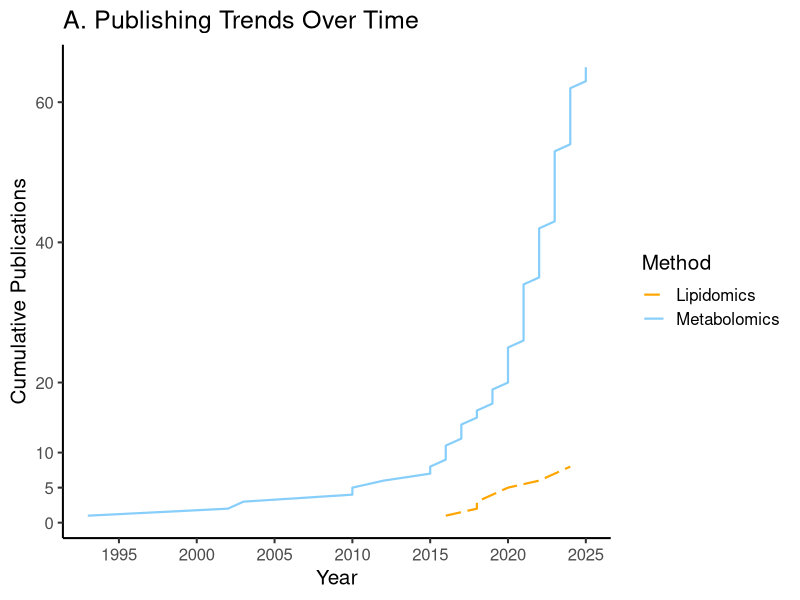
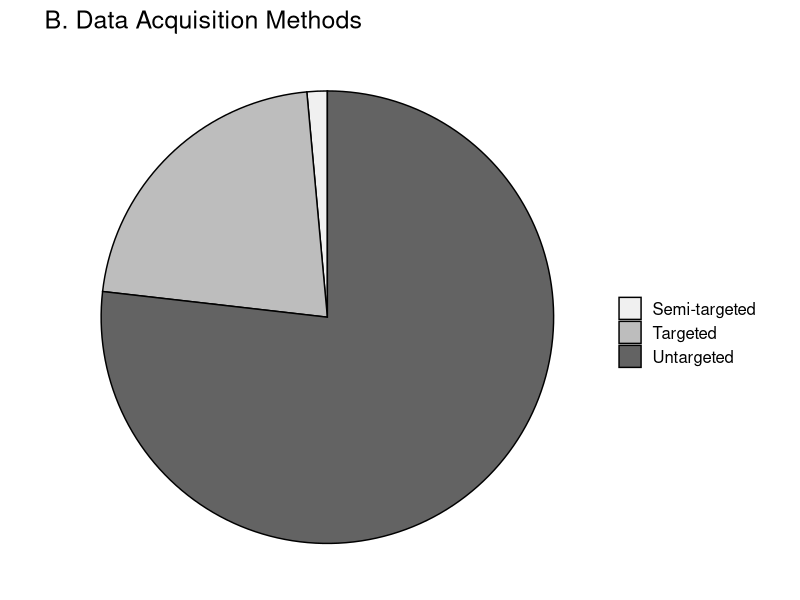
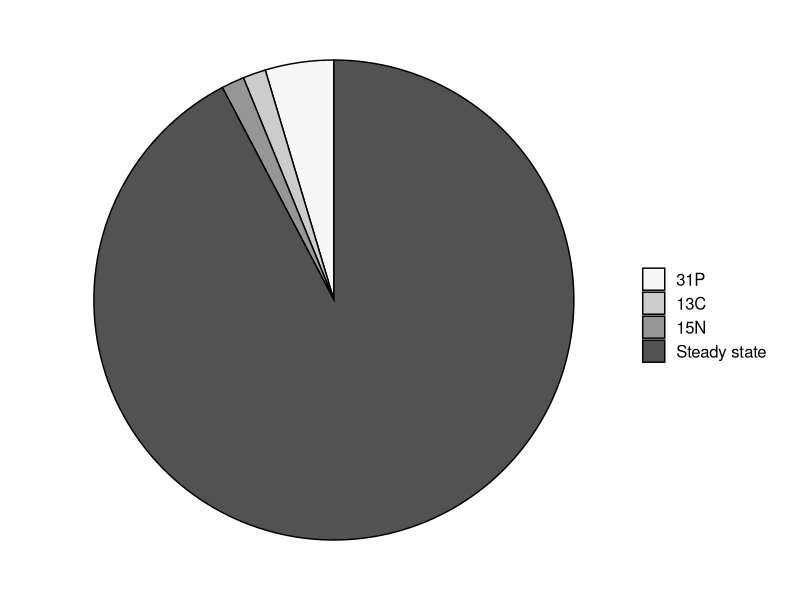
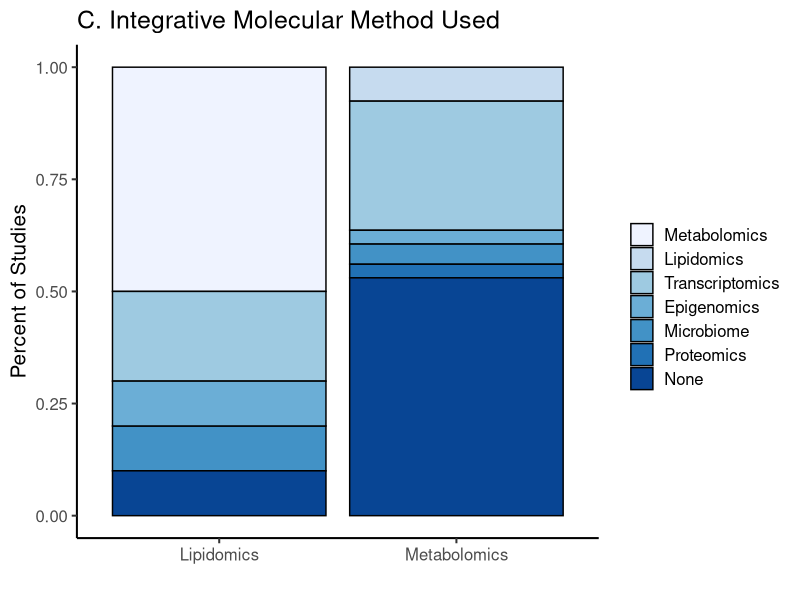
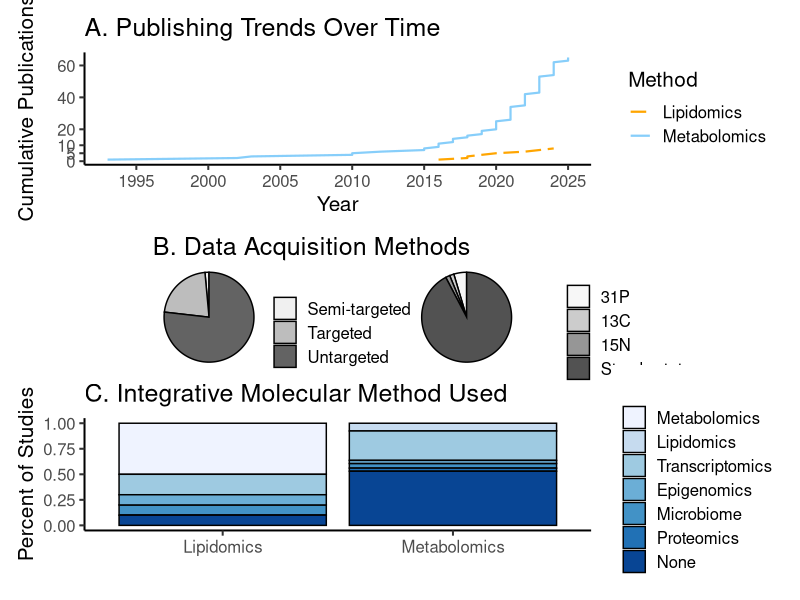
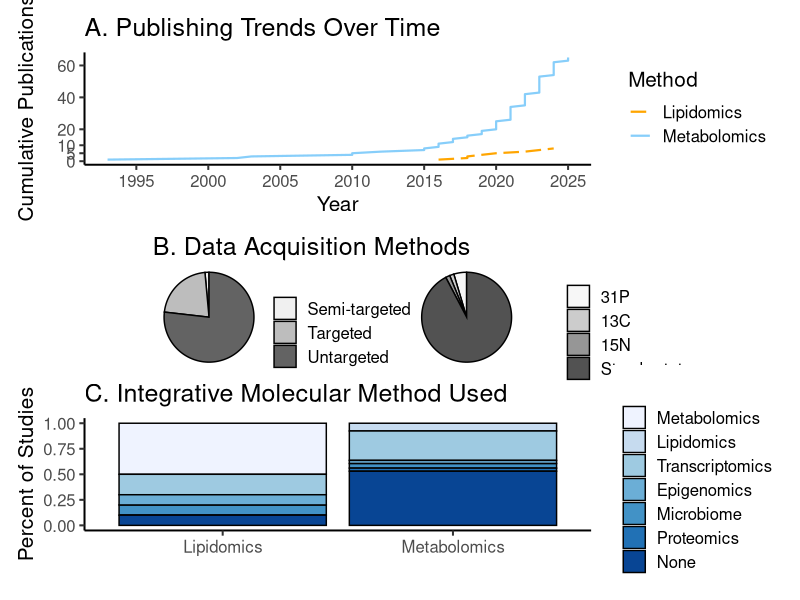

Recreate these plots in R, in order.
## ---- chunk 1
knitr::opts_chunk$set(echo = TRUE)
knitr::opts_knit$set(root.dir = normalizePath(".")) #Set root directory
## ---- chunk 2
getwd()
## ---- chunk 3
#install.packages("tidyverse")
#install.packages("RColorBrewer")
#install.packages("patchwork")
require(tidyverse)
require(RColorBrewer)
require(patchwork)
## ---- chunk 4
sessionInfo()
## ---- chunk 5
metadata <- read.csv("../metadata/2025-metabolomics-lipidomics-studies.csv", header = TRUE, col.names = c("Year", "Author", "Title", "Species", "Phyllum", "Stressor", "Method", "dataAcquisition", "Platform", "Type", "statisticalMethods", "enrichmentMethod", "physTraits", "otherOmicMethods", "integrativeAnalysis", "takeHomes", "Abstract", "DOI", "Source")) %>%
  dplyr::select(-c(takeHomes, Abstract, DOI))#Import study information. Change column names to be simple where appropriate. Remove columns that will not be used for figures
head(metadata)
## ---- chunk 6
panelAPlot <- metadata %>%
  dplyr::select(Year, Author, Method) %>%
  unique(.) %>%
  arrange(Year) %>%
  group_by(Method) %>%
  mutate(cumulative_count = row_number()) %>%
  ggplot(., aes(x = Year, y = cumulative_count, color = Method, linetype = Method)) +
  geom_line(linewidth = 0.75) +
  scale_y_continuous(name = "Cumulative Publications",
                     breaks = c(seq(0,10,5),
                                seq(20,60,20))) +
  scale_x_continuous(breaks = seq(1990, 2025, 5)) +
  scale_color_manual(values = c("orange", "lightskyblue")) +
  scale_linetype_manual(values = c("longdash", "solid")) +
  ggtitle("A. Publishing Trends Over Time") +
  theme_classic(base_size = 15)
panelAPlot
## ---- chunk 7
panelBPlot1 <- metadata %>%
  dplyr::select(Year, Author, dataAcquisition) %>%
  unique(.) %>%
  mutate(., dataAcquisition = gsub(pattern = "\\s*\\([^\\)]+\\)", replacement = "", x = dataAcquisition)) %>%
  mutate(., dataAcquisition = gsub(pattern = ", analyzed only those identified in database", replacement = "", x = dataAcquisition)) %>%
  mutate(., dataAcquisition = gsub(pattern = " ", replacement = "", x = dataAcquisition)) %>%
  group_by(., dataAcquisition) %>%
  summarize(., count = n()) %>%
  ggplot(mapping = aes(x = "", y = count, fill = dataAcquisition)) +
  geom_col(color = "black") +
  coord_polar(theta = "y") +
  scale_fill_manual(name = "",
                    values = brewer.pal(3, "Greys")) +
  ggtitle("B. Data Acquisition Methods") +
  theme_void(base_size = 15)
panelBPlot1
## ---- chunk 8
metadata %>%
  dplyr::select(Year, Author, dataAcquisition) %>%
  unique(.) %>%
  mutate(., dataAcquisition = gsub(pattern = "\\s*\\([^\\)]+\\)", replacement = "", x = dataAcquisition)) %>%
  mutate(., dataAcquisition = gsub(pattern = ", analyzed only those identified in database", replacement = "", x = dataAcquisition)) %>%
  mutate(., dataAcquisition = gsub(pattern = " ", replacement = "", x = dataAcquisition)) %>%
  group_by(., dataAcquisition) %>%
  summarize(., count = n())
## ---- chunk 9
panelBPlot2 <- metadata %>%
  filter(., Method == "Metabolomics") %>%
  dplyr::select(Year, Author, Type) %>%
  unique(.) %>%
  group_by(., Type) %>%
  summarize(., count = n()) %>%
  ggplot(mapping = aes(x = "", y = count, fill = Type)) +
  geom_col(color = "black") +
  coord_polar(theta = "y") +
  scale_fill_manual(name = "",
                    labels = c("31P", "13C", "15N", "Steady state"),
                    values = brewer.pal(4, "Greys")) +
  theme_void(base_size = 15)
panelBPlot2
## ---- chunk 10
metadata %>%
  dplyr::select(Year, Author, Method, otherOmicMethods) %>%
  unique(.) %>%
  pivot_longer(., cols = Method:otherOmicMethods,
               values_to = "Method") %>%
  dplyr::select(-name) %>%
  separate(., col = Method, into = c("Method", "Method2", "Method3"), sep = ", ")
#Only Rodfriguez-Casariego et al. 2024 (Methylation, transcriptome, microbiome, lipidomics) and Wei et al. 2015 (metabolomics, proteomics, and transcriptome) used two methods additional methods
## ---- chunk 11
intStudyTable <- metadata %>%
  dplyr::select(Year, Author, Method, otherOmicMethods) %>%
  unique(.) %>%
  pivot_longer(., cols = Method:otherOmicMethods,
               values_to = "Method") %>%
  dplyr::select(-name) %>%
  separate(., col = Method, into = c("Method", "Method2", "Method3"), sep = ", ") %>%
  pivot_longer(., cols = Method:Method3,
               values_to = "Method") %>%
  dplyr::select(-name) %>%
  filter(., is.na(Method) == FALSE) %>%
  filter(., Method != "None") %>%
  mutate(., Method = gsub(pattern = "16S microbial diversity", replacement = "Microbiome", x = Method)) %>%
  mutate(., Method = gsub(pattern = "16s microbial diversity", replacement = "Microbiome", x = Method)) %>%
  mutate(., Method = gsub(pattern = "Microbiome", replacement = "Microbiome", x = Method)) %>%
  mutate(., Method = gsub(pattern = "ITS2 microbiome", replacement = "Microbiome", x = Method)) %>%
  mutate(., Method = gsub(pattern = "ITS2 sequencing", replacement = "Microbiome", x = Method)) %>%
  mutate(., Method = gsub(pattern = "DNA methylation", replacement = "Epigenomics", x = Method)) %>%
  mutate(., Method = gsub(pattern = "Histone PTM", replacement = "Epigenomics", x = Method)) %>%
  mutate(., Method = gsub(pattern = "transcriptome", replacement = "Transcriptomics", x = Method)) %>%
  mutate(., Method = gsub(pattern = "RT-qPCR", replacement = "Transcriptomics", x = Method)) %>%
  mutate(., used = "Y") %>%
  pivot_wider(., names_from = "Method", values_from = "used", values_fill = "N") %>%
  dplyr::select(Year:Metabolomics, Lipidomics, Transcriptomics, Microbiome, Epigenomics, Proteomics)
#Take metadata and pivot table such that all method information is in one column. Separate entries with multiple methods into different columns, then pivot. Add a column indicating that particular method was used. Pivot dataframe wider, filling in "N" for "NA".
head(intStudyTable)
## ---- chunk 12
intStudySummary <- cbind((intStudyTable %>%
                            filter(., Metabolomics == "Y") %>%
                            dplyr::select(-c(Year, Author)) %>%
                            summarize(., "1metaboliteY" = sum(Metabolomics == "Y"),
                                      "2lipidY" = sum(Lipidomics == "Y"),
                                      "3transcriptY" = sum(Transcriptomics == "Y"),
                                      "5microbiomeY" = sum(Microbiome == "Y"),
                                      "4epigenomeY" = sum(Epigenomics == "Y"),
                                      "6proteinY" = sum(Proteomics == "Y"),
                                      "7noInt" = sum(Lipidomics == "N" & Transcriptomics == "N" & Microbiome == "N" & Epigenomics == "N" & Proteomics == "N")) %>%
                            t(.) %>% as.data.frame(.)),
                         (intStudyTable %>%
                            filter(., Lipidomics == "Y") %>%
                            dplyr::select(-c(Year, Author)) %>%
                            summarize(., "1metaboliteY" = sum(Metabolomics == "Y"),
                                      "2lipidY" = sum(Lipidomics == "Y"),
                                      "3transcriptY" = sum(Transcriptomics == "Y"),
                                      "5microbiomeY" = sum(Microbiome == "Y"),
                                      "4epigenomeY" = sum(Epigenomics == "Y"),
                                      "6proteinY" = sum(Proteomics == "Y"),
                                      "7noInt" = sum(Metabolomics == "N" & Transcriptomics == "N" & Microbiome == "N" & Epigenomics == "N" & Proteomics == "N")) %>%
                            t(.) %>% as.data.frame(.))) #Count the number of metabolomics or lipidomics studies that use other methods, and use cbind to combine.
colnames(intStudySummary) <- c("Metabolomics", "Lipidomics") #Change column names
intStudySummary$Metabolomics[1] <- NA #Change number of metabolomics studies to NA
intStudySummary$Lipidomics[2] <- NA #Change number of lipidomics studies to NA
intStudySummary #Confirm changes
## ---- chunk 13
panelCPlot <- intStudySummary %>%
  rownames_to_column(var = "intMethod") %>%
  pivot_longer(., cols = Metabolomics:Lipidomics, names_to = "method", values_to = "count") %>%
  ggplot(., aes(x = method, y = count, fill = intMethod)) +
  geom_bar(stat = "identity", position = "fill", color = "black") +
  labs(x = "", y = "Percent of Studies") +
  scale_fill_manual(name = "",
                    labels = c("Metabolomics", "Lipidomics",
                               "Transcriptomics", "Epigenomics", "Microbiome", "Proteomics",
                               "None"),
                    values = brewer.pal(7, "Blues")) +
  ggtitle("C. Integrative Molecular Method Used") +
  theme_classic(base_size = 15)
panelCPlot
## ---- chunk 14
panelAPlot / (panelBPlot1 | panelBPlot2) / panelCPlot
ggsave("figure1.pdf", height = 11, width = 8.5)
## ---- chunk 15
metadata %>%
  dplyr::select(Year, Author, enrichmentMethod) %>%
  unique(.) %>%
  group_by(enrichmentMethod) %>%
  summarize(count = n()) %>%
  View(.)
#10 MetaboAnalyst pathway module
#47 manual mapping
## ---- chunk 16
metadata %>%
  filter(., otherOmicMethods != "None") %>%
  dplyr::select(Year, Author, integrativeAnalysis) %>%
  unique(.) %>%
  group_by(integrativeAnalysis) %>%
  summarize(count = n()) %>%
  View(.)
## ---- chunk 17
metadata %>%
  dplyr::select(Year, Author, physTraits) %>%
  unique(.) %>%
  mutate(., physUsed = case_when(physTraits == "None" ~ "N",
                                 physTraits != "None" ~ "Y")) %>%
  group_by(physUsed) %>%
  summarize(count = n())
#27 no phys, 41 phys
## ---- chunk 18
metadata %>%
  dplyr::select(Year, Author, Source) %>%
  unique(.) %>%
  group_by(Source) %>%
  summarize(count = n())
#Both: 17, Manual: 27, ProQuest: 5, Web of Science: 19
